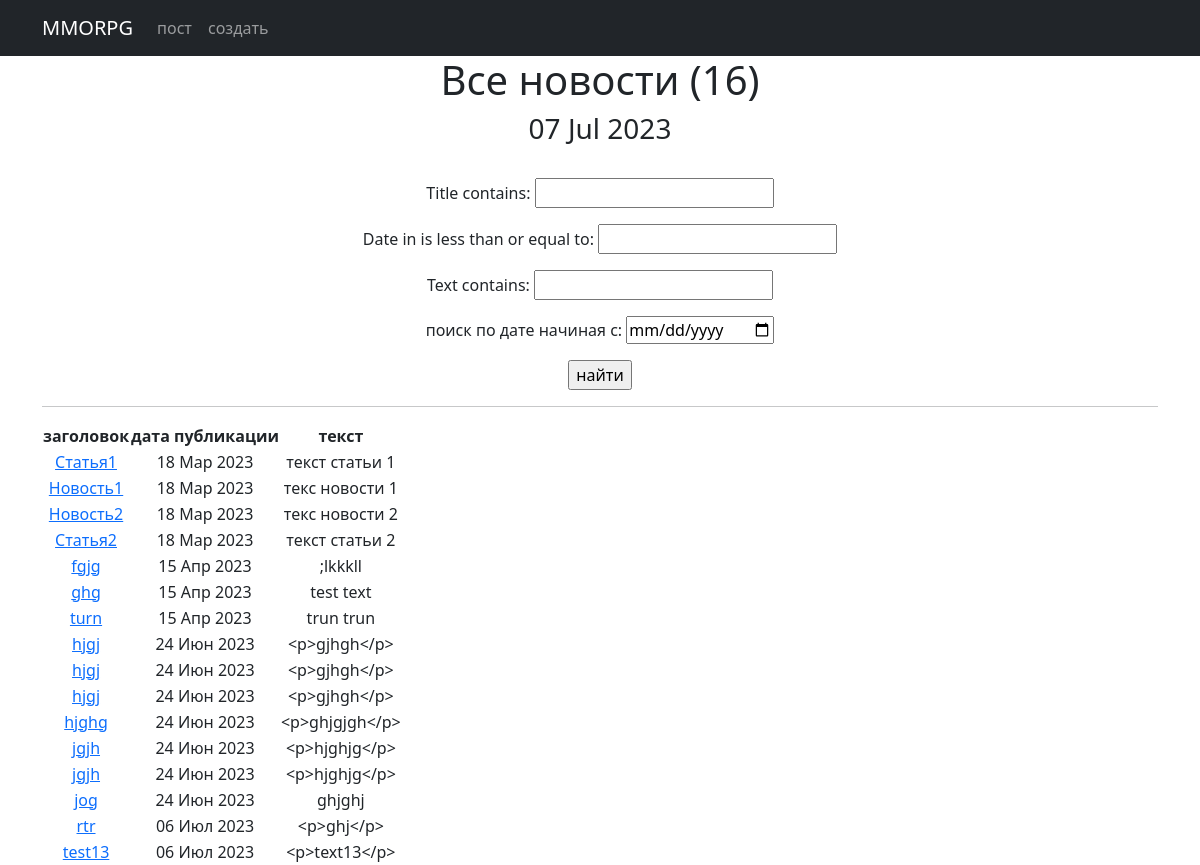
The app's page /news/search/ with its own data.
### news/models.py (models this page shows, shortened)
class Post(models.Model):
    author_post = models.ForeignKey(Author, on_delete=models.CASCADE)
    post_news = models.CharField(max_length=2, choices=POST, default='PO')
    date_in = models.DateTimeField(auto_now_add=True)
    category = models.ManyToManyField(Category, through='PostCategory')
    title = models.CharField(max_length=50)
    text = RichTextField()
    video_count = models.PositiveIntegerField(default=0)
    image_count = models.PositiveIntegerField(default=0)
    max_video_count = 1
    max_image_count = 3

### news/views.py (the view)
# urls.py: path('search/', PostSearch.as_view(), name='post_search'),
class PostSearch(ListView):  # поиск поста
    model = Post
    template_name = 'post_search.html'
    context_object_name = 'post_news'
    paginate_by = 50
    def get_queryset(self):  # получаем обычный запрос
        queryset = super().get_queryset()  # используем наш класс фильтрации
        self.filterset = PostFilter(self.request.GET, queryset)
        return self.filterset.qs
    def get_context_data(self, **kwargs):
        context = super().get_context_data(**kwargs)
        context['filterset'] = self.filterset
        return context

### news/templatetags/censor.py (called while the page is built)
@register.filter()
def censor(value):
    for words in censored_words:
        if words in value:
            censor_words = f"p{''.join(['*' for words in range(len(words))])}"
            value = value.replace(words, censor_words)
    return value

### news/templatetags/custom_tags.py (called while the page is built)
@register.simple_tag()
def current_time(format_string='%d %b %Y'):
    return datetime.utcnow().strftime(format_string)

### templates/post_search.html (shortened to what this page needs)
<!DOCTYPE html>
<html lang="en">
<head>
    <title>{% extends 'flatpages/default.html' %}</title>
{% load censor %}
{% load custom_tags %}
{% block content %}
<body>
<h1>Все новости ({{ post_news.count}})</h1>
<h3>{% current_time '%d %b %Y' %}</h3>
<br>
<form action=""
      method="get">
    {{ filterset.form.as_p }}
    <input type="submit"
    value="найти"/>
</form>
<hr>
{% if post_news %}
    <table>
        <thead>
        <tr>
            <th>заголовок</th>
            <th>дата публикации</th>
            <th>текст</th>
        </tr>
        {% for post in post_news %}
        <tr>
            <td><a href="{% url 'post_detail' post.id %}">{{ post.title|censor}}</a></td>
            <td>{{ post.date_in|date:'d M Y'}}</td>
            <td>{{ post.text|censor|truncatechars:20}}</td>
        </tr>
        {% endfor %}
        </thead>
    </table>
{% else %}
    <h2>новостей нет!</h2>
{% endif %}
{% endblock content %}

### templates/flatpages/default.html (shortened to what this page needs)
        {% load static %}
        {% load censor %}
        {% load custom_tags %}
        <link href="{% static 'css/styles.css' %}" rel="stylesheet" />
    </head>
    <body>
        <nav class="navbar navbar-expand-lg navbar-dark bg-dark static-top">
            <div class="container">
                <a class="navbar-brand" href="#">MMORPG</a>
                <div class="collapse navbar-collapse" id="navbarResponsive">
                    <ul class="navbar-nav ml-auto">
                        <li class="nav-item">
                            <a class="nav-link" href="/news/">пост</a>
                        </li>
                        <li class="nav-item">
                            <a class="nav-link" href="{% url 'post_add' %}">создать</a>
                        </li>
                    </ul>
                </div>
            </div>
        </nav>
        <div class="container">
            <div class="row">
                <div class="col-lg-12 text-center">
                    {% block content %}{% endblock content %}
                </div>
            </div>
        </div>
    </body>
</html>

### records on screen
Post: title|censor "Статья1", date_in "18 Мар 2023", text|censor "текст статьи 1"
Post: title|censor "Новость1", date_in "18 Мар 2023", text|censor "текс новости 1"
Post: title|censor "Новость2", date_in "18 Мар 2023", text|censor "текс новости 2"
Post: title|censor "Статья2", date_in "18 Мар 2023", text|censor "текст статьи 2"
Post: title|censor "fgjg", date_in "15 Апр 2023", text|censor ";lkkkll"
Post: title|censor "ghg", date_in "15 Апр 2023", text|censor "test text"
Post: title|censor "turn", date_in "15 Апр 2023", text|censor "trun trun"
Post: title|censor "hjgj", date_in "24 Июн 2023", text|censor "<p>gjhgh</p>"
Post: title|censor "hjgj", date_in "24 Июн 2023", text|censor "<p>gjhgh</p>"
Post: title|censor "hjgj", date_in "24 Июн 2023", text|censor "<p>gjhgh</p>"
Post: title|censor "hjghg", date_in "24 Июн 2023", text|censor "<p>ghjgjgh</p>"
Post: title|censor "jgjh", date_in "24 Июн 2023", text|censor "<p>hjghjg</p>"
Post: title|censor "jgjh", date_in "24 Июн 2023", text|censor "<p>hjghjg</p>"
Post: title|censor "jog", date_in "24 Июн 2023", text|censor "ghjghj"
Post: title|censor "rtr", date_in "06 Июл 2023", text|censor "<p>ghj</p>"
Post: title|censor "test13", date_in "06 Июл 2023", text|censor "<p>text13</p>"

### other values on screen
{{ post_news.count }} "16"
